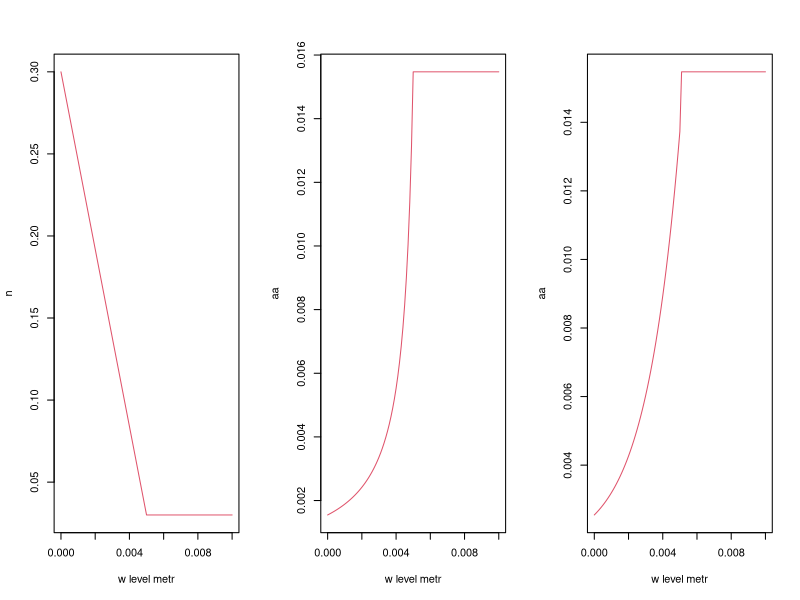
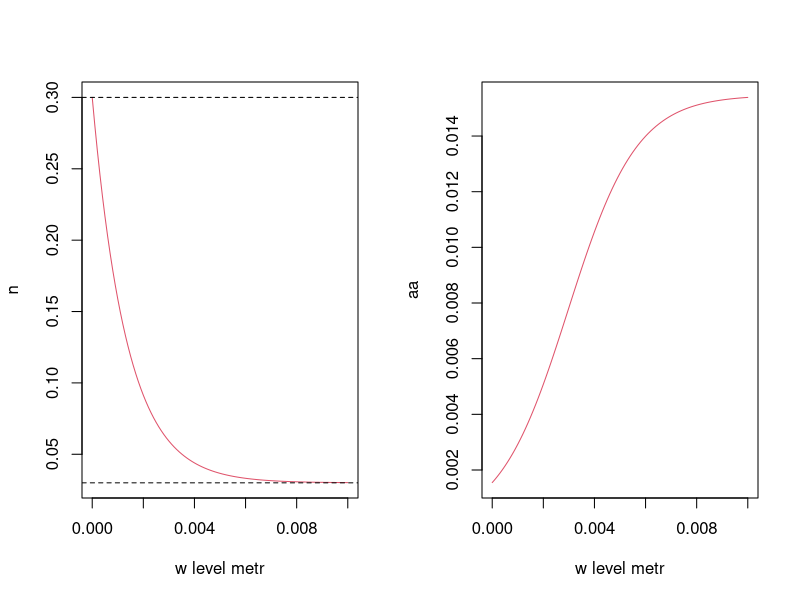
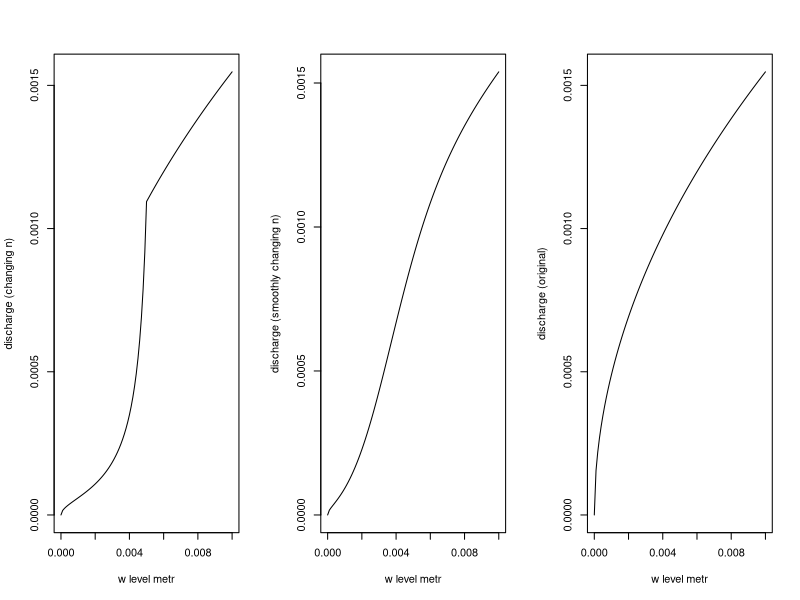

Generate these figures, in order, with R:
# variants to incorporate variable roughness 


# water level
h_m = seq(0,0.01,by=0.0001) 

# minimal Mannings roughness
nmin =  0.03
# maximal Mannings roughness
nmax = nmin * 10
# mannings parameters
y = 5/3
b = 0.5
# slope
slope = 0.01

# pawer-law with a calculation
q0 <- function(h,n,slope,y,b) {
  return (1/n*slope**y*h**b)
}

# pawer-law without a calculation
q <- function(h,aa,b) {
  return (aa*h**b)
}

# variable roughness
n <- function(nmax, nmin, h) 
{
  cutoff = 0.005
  out = c()
  
  a = (nmin-nmax)/cutoff
  b = nmax
  for (ih in h){
    if (ih>cutoff) out = c(out, nmin)
    if (ih<=cutoff) out = c(out, a*ih+b)
  }
  
  return(out)
}

# calculated aa
aa_f <- function(aa, h) 
{
  cutoff = 0.005
  out = c()
  
  aa_min = aa/10
  aa_max = aa
  print (aa_max)
  
  for (ih in h){
    if (ih>cutoff) out = c(out, aa_max)
    if (ih<=cutoff) out = c(out, aa_min + (0.001)*1/exp(-ih*500))
  }
  
  return(out)
}

# smooth  variable roughness
nsmooth <- function(nmax, nmin, h)
{
  cutoff = 0.005
  out = c()

  a = 1/(nmax-nmin)

  for (ih in h){
      out = c(out, nmin + (nmax-nmin)*exp(-a*ih*1/cutoff))
  }

  return(out)
}


aa = 1/nmin*slope**y
aa_min = 1/nmin*slope**y/10



layout(matrix(c(1,2,3), ncol = 3))
plot(h_m, n(nmax, nmin, h_m), xlab = 'w level metr', ylab = 'n', col = 2, type = 'l')
# abline(h = nmax)
# abline(h = nmin)


plot(h_m, 1/n(nmax, nmin, h_m)*slope**y, xlab = 'w level metr', ylab = 'aa', col = 2, type = 'l')
plot(h_m, aa_f(aa, h_m), xlab = 'w level metr', ylab = 'aa', col = 2, type = 'l')


layout(matrix(c(1,2), ncol = 2))
plot(h_m, nsmooth(nmax, nmin, h_m), xlab = 'w level metr', ylab = 'n', col = 2, type = 'l')
abline(h = nmax, lty = 2)
abline(h = nmin, lty = 2)
plot(h_m, 1/nsmooth(nmax, nmin, h_m)*slope**y, xlab = 'w level metr', ylab = 'aa', col = 2, type = 'l')


layout(matrix(c(1,2,3), ncol = 3))
plot(h_m, q0(n = n(nmax, nmin, h_m), slope = slope, y = y, b = b, h = h_m
             ), ylab = 'discharge (changing n)', xlab = 'w level metr', type = 'l')
plot(h_m, q0(n = nsmooth(nmax, nmin, h_m), slope = slope, y = y, b = b, h = h_m
             ), ylab = 'discharge (smoothly changing n)', xlab = 'w level metr', type = 'l')
plot(h_m, q(h_m, aa, b), ylab = 'discharge (original)', xlab = 'w level metr', type = 'l')
